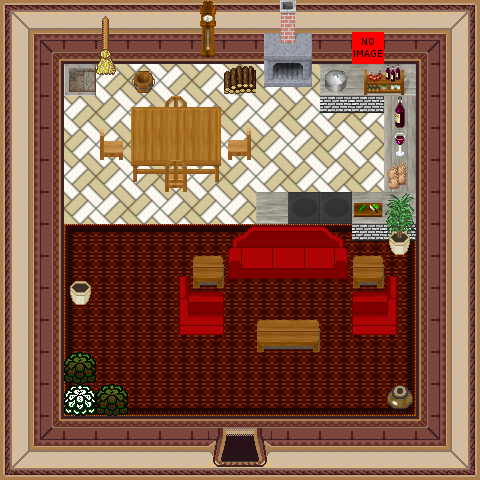

The image is a tile-based game level rendered from a .tmx file. Its description and source (layers, tilesets, objects; grid data summarised) follow:
An orthogonal 15x15 tile map with 32x32 px tiles, 4 tile layers (0_floor, 1_terrain, 2_object, 3_roof), 3 hidden layers not drawn, 30 tilesets.

<map version="1.0" tiledversion="1.1.3" orientation="orthogonal" renderorder="right-down" width="15" height="15" tilewidth="32" tileheight="32" infinite="0" nextobjectid="1">
 <tileset firstgid="1" name="wall red" tilewidth="32" tileheight="32" tilecount="16" columns="4">
  <image source="../../tileset/building/wall/int_wall_dark_red.png" width="128" height="128" />
 </tileset>
 <tileset firstgid="17" name="int red wall" tilewidth="32" tileheight="32" tilecount="16" columns="4">
  <image source="../../tileset/building/wall/int_wall_dark_red_corners.png" width="128" height="128" />
 </tileset>
 <tileset firstgid="33" name="dark red ns" tilewidth="32" tileheight="32" tilecount="12" columns="3">
  <image source="../../tileset/building/entrance/dark_red_ns.png" width="96" height="128" />
 </tileset>
 <tileset firstgid="45" name="brush" tilewidth="32" tileheight="32" tilecount="3" columns="1">
  <image source="../../tileset/item/brush.png" width="32" height="96" />
 </tileset>
 <tileset firstgid="48" name="red wine" tilewidth="32" tileheight="32" tilecount="4" columns="2">
  <image source="../../tileset/item/drink/red_wine.png" width="64" height="64" />
 </tileset>
 <tileset firstgid="52" name="pot on stone" tilewidth="32" tileheight="32" tilecount="1" columns="1">
  <image source="../../tileset/item/pot/pot_on_stone.png" width="32" height="32" />
 </tileset>
 <tileset firstgid="53" name="sofa red" tilewidth="32" tileheight="32" tilecount="6" columns="3">
  <image source="../../tileset/furniture/chair/sofa_red.png" width="96" height="64" />
 </tileset>
 <tileset firstgid="59" name="table with hob pale" tilewidth="32" tileheight="32" tilecount="3" columns="3">
  <image source="../../tileset/furniture/table/table_with_hob_pale.png" width="96" height="32" />
 </tileset>
 <tileset firstgid="62" name="oriental plant" tilewidth="32" tileheight="32" tilecount="2" columns="1">
  <image source="../../tileset/plant/indoor/oriental_plant.png" width="32" height="64" />
 </tileset>
 <tileset firstgid="64" name="bench" tilewidth="32" tileheight="32" tilecount="3" columns="3">
  <image source="../../tileset/furniture/table/bench.png" width="96" height="32" />
 </tileset>
 <tileset firstgid="67" name="logic/collision" tilewidth="32" tileheight="32" tilecount="1" columns="1">
  <image source="../../tileset/logic/collision.png" width="32" height="32" />
 </tileset>
 <tileset firstgid="68" name="hosta" tilewidth="32" tileheight="32" tilecount="9" columns="3">
  <image source="../../tileset/plant/bush/hosta.png" width="96" height="96" />
 </tileset>
 <tileset firstgid="77" name="barrel" tilewidth="32" tileheight="32" tilecount="2" columns="1">
  <image source="../../tileset/item/pot/barrel.png" width="32" height="64" />
 </tileset>
 <tileset firstgid="79" name="chair wooden" tilewidth="32" tileheight="32" tilecount="5" columns="5">
  <image source="../../tileset/furniture/chair/wooden.png" width="160" height="32" />
 </tileset>
 <tileset firstgid="84" name="armchair red" tilewidth="32" tileheight="32" tilecount="28" columns="4">
  <image source="../../tileset/furniture/chair/armchair_red.png" width="128" height="224" />
 </tileset>
 <tileset firstgid="112" name="red carpet" tilewidth="32" tileheight="32" tilecount="9" columns="3">
  <image source="../../tileset/furniture/carpet/dark_red.png" width="96" height="96" />
 </tileset>
 <tileset firstgid="121" name="household items" tilewidth="32" tileheight="32" tilecount="16" columns="4">
  <image source="../../tileset/item/household/food_preparation.png" width="128" height="128" />
 </tileset>
 <tileset firstgid="137" name="square" tilewidth="32" tileheight="32" tilecount="1" columns="1">
  <image source="../../tileset/furniture/table/square.png" width="32" height="32" />
 </tileset>
 <tileset firstgid="138" name="dark red detail ns" tilewidth="32" tileheight="32" tilecount="12" columns="3">
  <image source="../../tileset/building/entrance/dark_red_ns_detail.png" width="96" height="128" />
 </tileset>
 <tileset firstgid="150" name="grey pale" tilewidth="32" tileheight="32" tilecount="8" columns="2">
  <image source="../../tileset/furniture/table/grey_pale.png" width="64" height="128" />
 </tileset>
 <tileset firstgid="158" name="items" tilewidth="32" tileheight="32" tilecount="4" columns="2">
  <image source="../../tileset/item/household/food_preparation_2.png" width="64" height="64" />
 </tileset>
 <tileset firstgid="162" name="wooden clock" tilewidth="32" tileheight="32" tilecount="6" columns="1">
  <image source="../../tileset/furniture/clock/wooden_clock.png" width="32" height="192" />
 </tileset>
 <tileset firstgid="168" name="brick base" tilewidth="32" tileheight="32" tilecount="3" columns="3">
  <image source="../../tileset/furniture/table/brick_base.png" width="96" height="32" />
 </tileset>
 <tileset firstgid="171" name="logic/item/sheepfood" tilewidth="32" tileheight="32" tilecount="1" columns="1">
  <image source="../../tileset/logic/item/sheepfood.png" width="32" height="32" />
 </tileset>
 <tileset firstgid="172" name="stairs" tilewidth="32" tileheight="32" tilecount="12" columns="2">
  <image source="../../tileset/building/stairs/stairs.png" width="64" height="192" />
 </tileset>
 <tileset firstgid="184" name="warmer2" tilewidth="32" tileheight="32" tilecount="6" columns="2">
  <image source="../../tileset/furniture/kitchen/warmer_2.png" width="64" height="96" />
 </tileset>
 <tileset firstgid="190" name="table wooden brown" tilewidth="32" tileheight="32" tilecount="9" columns="3">
  <image source="../../tileset/furniture/table/table_wooden_brown.png" width="96" height="96" />
 </tileset>
 <tileset firstgid="199" name="church tiles" tilewidth="32" tileheight="32" tilecount="2" columns="2">
  <image source="../../tileset/ground/indoor/church_tiles.png" width="64" height="32" />
 </tileset>
 <tileset firstgid="201" name="mtpot" tilewidth="32" tileheight="32" tilecount="3" columns="1">
  <image source="../../tileset/item/pot/empty_pot.png" width="32" height="96" />
 </tileset>
 <tileset firstgid="204" name="item/firewood" tilewidth="32" tileheight="32" tilecount="12" columns="3">
  <image source="../../tileset/item/firewood.png" width="96" height="128" />
 </tileset>
 <layer name="0_floor" width="15" height="15">
  <data>[225 cells, 213 non-empty, 27 distinct tile ids]</data>
 </layer>
 <layer name="1_terrain" width="15" height="15">
  <data>[225 cells, 61 non-empty, 49 distinct tile ids]</data>
 </layer>
 <layer name="2_object" width="15" height="15">
  <data>[225 cells, 20 non-empty, 20 distinct tile ids]</data>
 </layer>
 <layer name="3_roof" width="15" height="15">
  <data>[225 cells, 8 non-empty, 8 distinct tile ids]</data>
 </layer>
 <layer name="objects" width="15" height="15" visible="0">
  <data>[225 cells, 2 non-empty, 1 distinct tile ids]</data>
 </layer>
 <layer name="collision" width="15" height="15" visible="0" opacity="0.35">
  <data>[225 cells, 146 non-empty, 1 distinct tile ids]</data>
 </layer>
 <layer name="protection" width="15" height="15" visible="0">
  <data>[225 cells, 0 non-empty, 0 distinct tile ids]</data>
 </layer>
</map>
